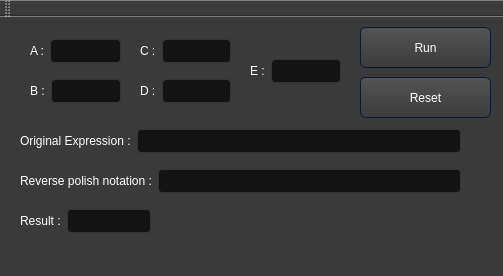
<?xml version="1.0" encoding="UTF-8"?>
<ui version="4.0">
 <class>MainWindow</class>
 <widget class="QMainWindow" name="MainWindow">
  <property name="geometry">
   <rect>
    <x>0</x>
    <y>0</y>
    <width>503</width>
    <height>276</height>
   </rect>
  </property>
  <property name="windowTitle">
   <string>MainWindow</string>
  </property>
  <property name="styleSheet">
   <string notr="true">/*-----QWidget-----*/   
QWidget
{
	background-color: #3a3a3a;
	color: #fff;
	selection-background-color: #b78620;
	selection-color: #000;

}


/*-----QPushButton-----*/
QPushButton
{
	background-color: qlineargradient(spread:repeat, x1:1, y1:0, x2:1, y2:1, stop:0 rgba(84, 84, 84, 255),stop:1 rgba(59, 59, 59, 255));
	color: #ffffff;
	min-width: 80px;
	border-style: solid;
	border-width: 1px;
	border-radius: 6px;
	border-color: #051a39;
	padding: 5px;

}


QPushButton::flat
{
	background-color: transparent;
	border: none;
	color: #fff;

}


QPushButton::disabled
{
	background-color: #404040;
	color: #656565;
	border-color:  rgb(175, 168, 167)    /*#051a39;*/

}


QPushButton::hover
{
	background-color: rgba(183, 134, 32, 20%);
	border: 1px solid #b78620;

}


QPushButton::pressed
{
	background-color: qlineargradient(spread:repeat, x1:1, y1:0, x2:1, y2:1, stop:0 rgba(74, 74, 74, 255),stop:1 rgba(49, 49, 49, 255));
	border: 1px solid #b78620;

}


QPushButton::checked
{
	background-color: qlineargradient(spread:repeat, x1:1, y1:0, x2:1, y2:1, stop:0 rgba(74, 74, 74, 255),stop:1 rgba(49, 49, 49, 255));
	border: 1px solid #222;

}


/*-----QPlainTExtEdit-----*/
QPlainTextEdit
{
	background-color: #131313;
	color : #eee;
	border: 1px solid #343434;
	border-radius: 8px;
	padding: 3px;
	padding-left: 5px;

}

/*-----QLabel-----*/
QLabel
{
	background-color: transparent;
	color: #fff;

}

/*-----QLineEdit-----*/
QLineEdit
{
	
	selection-background-color: darkgray;
	background-color: #131313;
	color : #eee;
	border: 1px solid #343434;
	border-radius: 4px;
	padding: 3px;
	padding-left: 5px;

}


QLineEdit:read-only
{
	background-color: rgb(47, 49, 49);
	color : #eee;

}


/*-----QCheckBox-----*/
QCheckBox
{
	background-color: transparent;
    color: lightgray;
	border: none;

}

QCheckBox::indicator:unchecked:hover
{
	border: 1px solid #b78620; 
	border-radius: 5px;

}


QCheckBox::disabled
{
	color: #656565;

}


QCheckBox::indicator:disabled
{
	background-color: #656565;
	color: #656565;
    border: 1px solid #656565;

}

/*-----QComboBox-----*/
QComboBox
{
    background-color: qlineargradient(spread:repeat, x1:1, y1:0, x2:1, y2:1, stop:0 rgba(84, 84, 84, 255),stop:1 rgba(59, 59, 59, 255));
    border: 1px solid #000;
    padding-left: 6px;
    color: #ffffff;
    height: 20px;

}


QComboBox::disabled
{
	background-color: #404040;
	color: #656565;
	border-color: #051a39;

}


QComboBox:on
{
    background-color: #b78620;
	color: #000;

}


QComboBox QAbstractItemView
{
    background-color: #383838;
    color: #ffffff;
    border: 1px solid black;
    selection-background-color: #b78620;
    outline: 0;

}


QComboBox::drop-down
{
	background-color: qlineargradient(spread:repeat, x1:1, y1:0, x2:1, y2:1, stop:0 rgba(57, 57, 57, 255),stop:1 rgba(50, 50, 50, 255));
    subcontrol-origin: padding;
    subcontrol-position: top right;
    width: 15px;
    border-left-width: 1px;
    border-left-color: black;
    border-left-style: solid; 

}


QComboBox::down-arrow
{
    image: url(://arrow-down.png);
    width: 8px;
    height: 8px;
}


</string>
  </property>
  <widget class="QWidget" name="centralwidget">
   <widget class="QWidget" name="layoutWidget">
    <property name="geometry">
     <rect>
      <x>30</x>
      <y>60</y>
      <width>91</width>
      <height>28</height>
     </rect>
    </property>
    <layout class="QHBoxLayout" name="horizontalLayout_5">
     <item>
      <widget class="QLabel" name="label_5">
       <property name="text">
        <string>B :</string>
       </property>
      </widget>
     </item>
     <item>
      <widget class="QLineEdit" name="bEdit"/>
     </item>
    </layout>
   </widget>
   <widget class="QWidget" name="layoutWidget_2">
    <property name="geometry">
     <rect>
      <x>140</x>
      <y>20</y>
      <width>91</width>
      <height>28</height>
     </rect>
    </property>
    <layout class="QHBoxLayout" name="horizontalLayout_6">
     <item>
      <widget class="QLabel" name="label_6">
       <property name="text">
        <string>C :</string>
       </property>
      </widget>
     </item>
     <item>
      <widget class="QLineEdit" name="cEdit"/>
     </item>
    </layout>
   </widget>
   <widget class="QWidget" name="layoutWidget_3">
    <property name="geometry">
     <rect>
      <x>140</x>
      <y>60</y>
      <width>91</width>
      <height>28</height>
     </rect>
    </property>
    <layout class="QHBoxLayout" name="horizontalLayout_7">
     <item>
      <widget class="QLabel" name="label_7">
       <property name="text">
        <string>D :</string>
       </property>
      </widget>
     </item>
     <item>
      <widget class="QLineEdit" name="dEdit"/>
     </item>
    </layout>
   </widget>
   <widget class="QWidget" name="layoutWidget_4">
    <property name="geometry">
     <rect>
      <x>250</x>
      <y>40</y>
      <width>91</width>
      <height>28</height>
     </rect>
    </property>
    <layout class="QHBoxLayout" name="horizontalLayout_8">
     <item>
      <widget class="QLabel" name="label_8">
       <property name="text">
        <string>E :</string>
       </property>
      </widget>
     </item>
     <item>
      <widget class="QLineEdit" name="eEdit"/>
     </item>
    </layout>
   </widget>
   <widget class="QPushButton" name="runButton">
    <property name="geometry">
     <rect>
      <x>360</x>
      <y>10</y>
      <width>131</width>
      <height>41</height>
     </rect>
    </property>
    <property name="text">
     <string>Run</string>
    </property>
   </widget>
   <widget class="QPushButton" name="resetButton">
    <property name="geometry">
     <rect>
      <x>360</x>
      <y>60</y>
      <width>131</width>
      <height>41</height>
     </rect>
    </property>
    <property name="text">
     <string>Reset</string>
    </property>
   </widget>
   <widget class="QWidget" name="">
    <property name="geometry">
     <rect>
      <x>20</x>
      <y>110</y>
      <width>441</width>
      <height>28</height>
     </rect>
    </property>
    <layout class="QHBoxLayout" name="horizontalLayout">
     <item>
      <widget class="QLabel" name="label">
       <property name="text">
        <string>Original Expression :</string>
       </property>
      </widget>
     </item>
     <item>
      <widget class="QLineEdit" name="inputEdit"/>
     </item>
    </layout>
   </widget>
   <widget class="QWidget" name="">
    <property name="geometry">
     <rect>
      <x>20</x>
      <y>150</y>
      <width>441</width>
      <height>28</height>
     </rect>
    </property>
    <layout class="QHBoxLayout" name="horizontalLayout_2">
     <item>
      <widget class="QLabel" name="label_2">
       <property name="text">
        <string>Reverse polish notation :</string>
       </property>
      </widget>
     </item>
     <item>
      <widget class="QLineEdit" name="polishNotation"/>
     </item>
    </layout>
   </widget>
   <widget class="QWidget" name="">
    <property name="geometry">
     <rect>
      <x>20</x>
      <y>190</y>
      <width>131</width>
      <height>28</height>
     </rect>
    </property>
    <layout class="QHBoxLayout" name="horizontalLayout_3">
     <item>
      <widget class="QLabel" name="label_3">
       <property name="text">
        <string>Result :</string>
       </property>
      </widget>
     </item>
     <item>
      <widget class="QLineEdit" name="resultEdit"/>
     </item>
    </layout>
   </widget>
   <widget class="QWidget" name="">
    <property name="geometry">
     <rect>
      <x>30</x>
      <y>20</y>
      <width>91</width>
      <height>28</height>
     </rect>
    </property>
    <layout class="QHBoxLayout" name="horizontalLayout_4">
     <item>
      <widget class="QLabel" name="label_4">
       <property name="text">
        <string>A :</string>
       </property>
      </widget>
     </item>
     <item>
      <widget class="QLineEdit" name="aEdit"/>
     </item>
    </layout>
   </widget>
  </widget>
  <widget class="QMenuBar" name="menubar">
   <property name="geometry">
    <rect>
     <x>0</x>
     <y>0</y>
     <width>503</width>
     <height>22</height>
    </rect>
   </property>
  </widget>
  <widget class="QStatusBar" name="statusbar"/>
  <widget class="QToolBar" name="toolBar">
   <property name="windowTitle">
    <string>toolBar</string>
   </property>
   <attribute name="toolBarArea">
    <enum>TopToolBarArea</enum>
   </attribute>
   <attribute name="toolBarBreak">
    <bool>false</bool>
   </attribute>
  </widget>
 </widget>
 <resources/>
 <connections/>
</ui>
